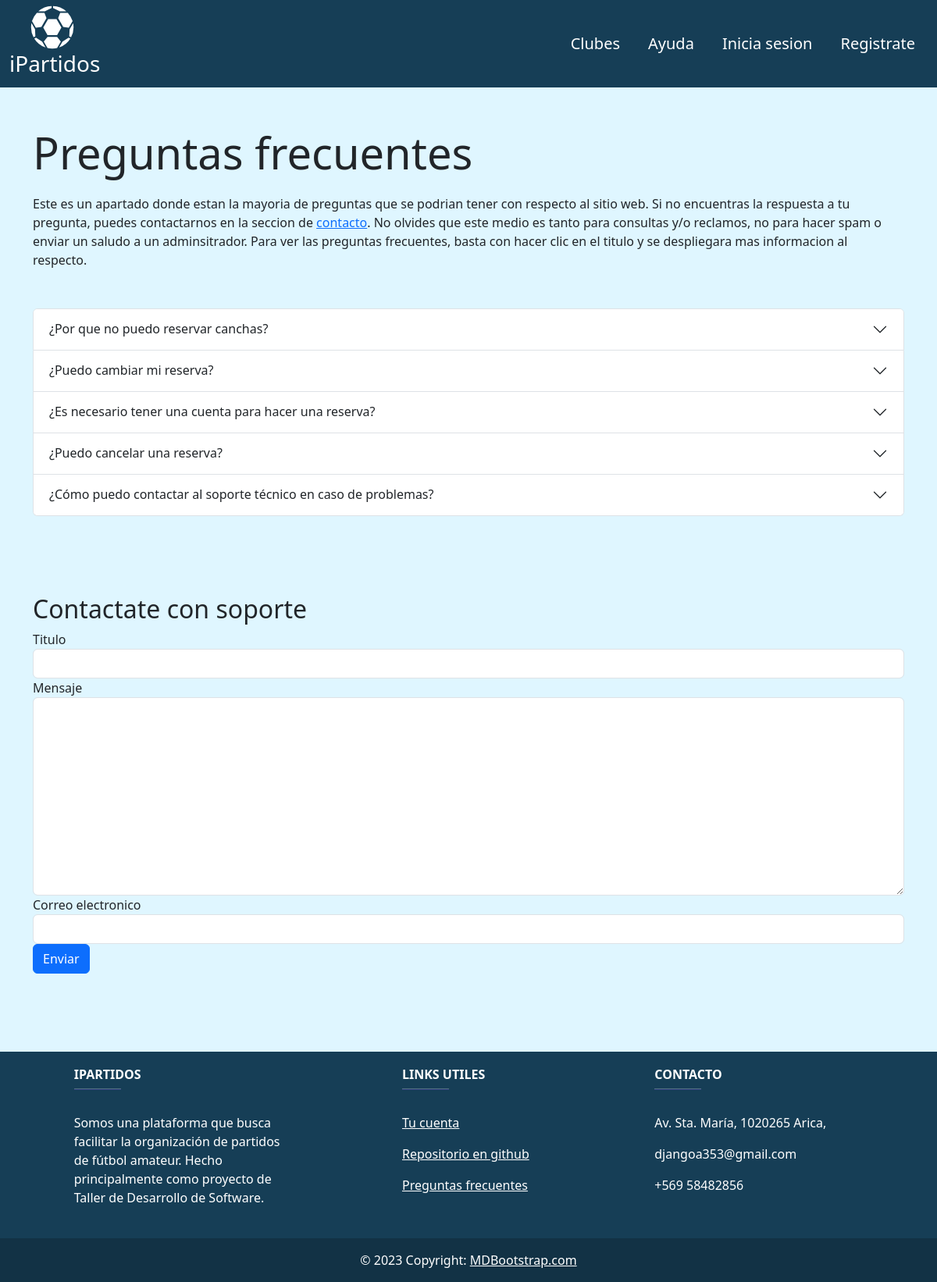
Screenshot of /help/ with the database file from the repository.
### core/models.py (models this page shows, shortened)
class FrequentlyAskedQuestions(models.Model):
    title = models.CharField(max_length=200)
    answer = models.TextField()
    class Meta:
        verbose_name = "Pregunta frecuente"
        verbose_name_plural = "Preguntas Frecuentes"

### core/views.py (the view)
# urls.py: path('help/', views.help, name="help"),
def help(request):
    if request.method == 'POST':
        form = ContactForm(request.POST)
        if form.is_valid():
            title = form.cleaned_data['title']
            message = form.cleaned_data['message']
            email = form.cleaned_data['email'] if not request.user.is_authenticated else request.user.email
            account_type = 'Client' if request.user.is_authenticated and request.user.role == 'client' else 'Tenant'
            send_mail(
                title,
                message,
                'djangoa353@gmail.com',
                ['djangoa353@gmail.com'],
                fail_silently=False,
            )
            form = ContactForm()
    else:
        form = ContactForm()
        if request.user.is_authenticated:
            del form.fields['email']
    faqs = FrequentlyAskedQuestions.objects.all()
    return render(request, 'core/help.html', {'faqs': faqs, 'form': form})

### core/forms.py
class ContactForm(forms.Form):
    title = forms.CharField(max_length=100, label='Titulo')
    message = forms.CharField(widget=forms.Textarea, label='Mensaje')
    email = forms.EmailField(label='Correo electronico', required=False)

### core/templates/core/help.html (shortened to what this page needs)
{% extends 'core/base.html' %}
{% block content %}
<div class='container-md'>
  <div>
    <h2 class="display-4" style="margin-top: 50px; margin-bottom: 20px;">Preguntas frecuentes</h2>
    <p>
      Este es un apartado donde estan la mayoria de preguntas que se podrian tener
      con respecto al sitio web. Si no encuentras la respuesta a tu pregunta, puedes
      contactarnos en la seccion de <a href="#support">contacto</a>. No olvides que este
      medio es tanto para consultas y/o reclamos, no para hacer spam o enviar un saludo a un
      adminsitrador. Para ver las preguntas frecuentes, basta con hacer clic en el titulo y se despliegara mas informacion al respecto.
    </p>
  </div>
  <div class="accordion" id="accordionExample" style="margin-top: 50px; margin-bottom: 100px;">
    {% for faq in faqs %}
    <div class="accordion-item">
        <h2 class="accordion-header">
            <button class="accordion-button collapsed" type="button" data-bs-toggle="collapse" data-bs-target="#collapse{{ forloop.counter }}" aria-expanded="false" aria-controls="collapse{{ forloop.counter }}">
                {{ faq.title }}
            </button>
        </h2>
    </div>
    {% endfor %}
</div>
  <h2 id="support">Contactate con soporte</h2>
  {% load widget_tweaks %}
  <form method="post">
      {% for field in form %}
      <div class="form-group">
          <label for="{{ field.id_for_label }}">{{ field.label }}</label>
          {{ field|add_class:"form-control" }}
      </div>
      {% endfor %}
      <button type="submit" class="btn btn-primary">Enviar</button>
  </form>
</div>
{% include 'core/footer.html' %}
{% endblock %}

### core/static/core/css/style.css (style rules this page uses)
body { background: #DFF6FF; margin: 0; }

### rows the page displays
FrequentlyAskedQuestions: title "¿Por que no puedo reservar canchas?"
FrequentlyAskedQuestions: title "¿Puedo cambiar mi reserva?"
FrequentlyAskedQuestions: title "¿Es necesario tener una cuenta para hacer una reserva?"
FrequentlyAskedQuestions: title "¿Puedo cancelar una reserva?"
FrequentlyAskedQuestions: title "¿Cómo puedo contactar al soporte técnico en caso de problemas?"

### other values shown
{{ field.label }} "Titulo" "Mensaje" "Correo electronico"
